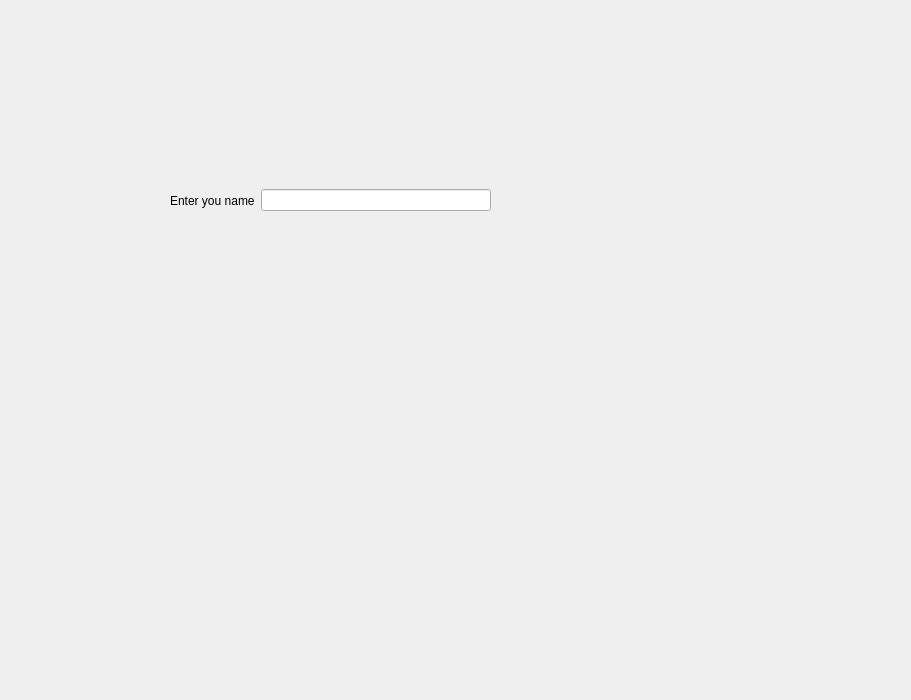
<?xml version="1.0" encoding="UTF-8"?>
<ui version="4.0">
 <class>Form</class>
 <widget class="QWidget" name="Form">
  <property name="geometry">
   <rect>
    <x>0</x>
    <y>0</y>
    <width>911</width>
    <height>700</height>
   </rect>
  </property>
  <property name="windowTitle">
   <string>Form</string>
  </property>
  <widget class="QWidget" name="">
   <property name="geometry">
    <rect>
     <x>170</x>
     <y>180</y>
     <width>321</width>
     <height>41</height>
    </rect>
   </property>
   <layout class="QHBoxLayout" name="horizontalLayout">
    <item>
     <widget class="QLabel" name="label">
      <property name="text">
       <string>Enter you name</string>
      </property>
     </widget>
    </item>
    <item>
     <widget class="QLineEdit" name="lineEdit"/>
    </item>
   </layout>
  </widget>
 </widget>
 <resources/>
 <connections/>
</ui>
